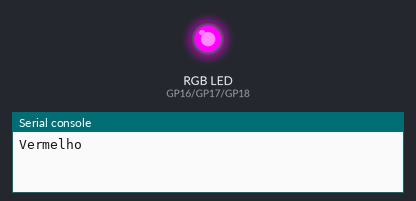
The program below on a simulated Raspberry Pi Pico running MicroPython. On the bench: an RGB LED mixed from three pins (HIGH = lit), the last lines printed to the serial console.

Above: at 0.5 s.
At 1.5 s:
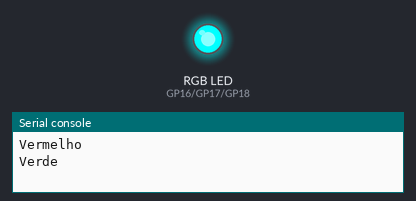
At 2.5 s:
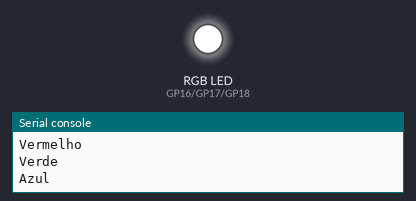
Timing chart, 0 to 3.5 s (numbered marks = the images above):
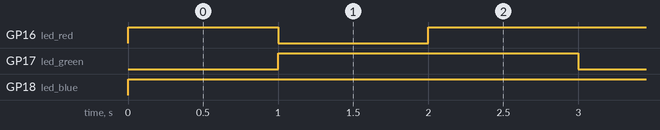

The program:

teste_led_rgb.py
```python
from machine import Pin
from utime import sleep

led_red = Pin(16, Pin.OUT)
led_green = Pin(17, Pin.OUT)
led_blue = Pin(18, Pin.OUT)

while True:
    print('Vermelho')
    led_red.value(1)
    led_green.value(0)
    led_blue.value(1)
    sleep(1)

    print('Verde')
    led_red.value(0)
    led_green.value(1)
    led_blue.value(1)
    sleep(1)

    print('Azul')
    led_red.value(1)
    led_green.value(1)
    led_blue.value()
    sleep(1)
```

Measured:
- by itself, GP16 (led_red): repeats every 3.0 s: LOW 1.0 s, HIGH 2.0 s
- by itself, GP17 (led_green): alternates HIGH for 2.0 s and LOW for 1.0 s
- by itself, GP18 (led_blue): LOW → HIGH at 0.00 s
